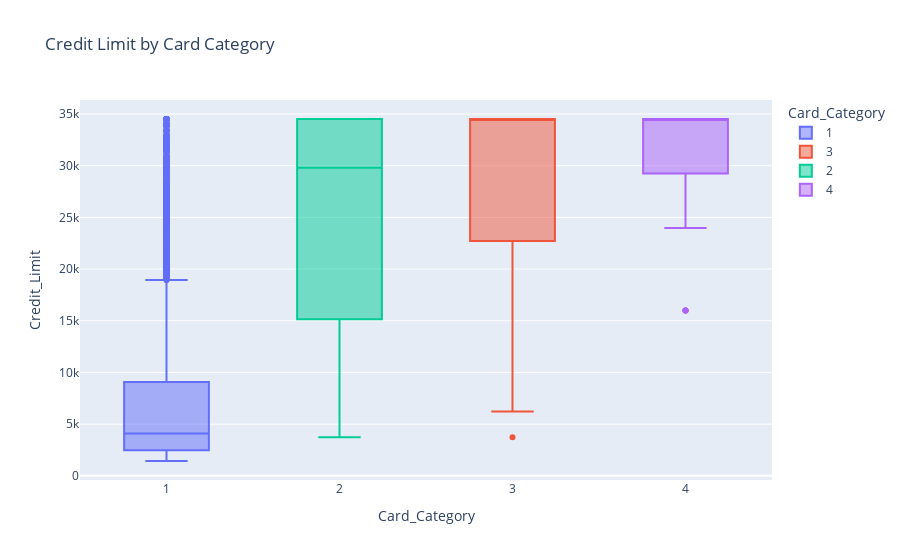

The notebook cell this image was saved under:
### Markdown cell above
### Finding relationship between Credit Limit and Card Category

### Code cell
import plotly.express as px

fig = px.box(data, x='Card_Category', y='Credit_Limit', color='Card_Category',
             title='Credit Limit by Card Category')
fig.show()

### Figure 1 — Plotly figure (JSON) as saved in the notebook; plotly's stock layout.template omitted (floating-point values rounded to 4 significant figures; data arrays with more than 128 entries replaced by an {"elided": "..."} marker saying what was removed)
{"data": [{"alignmentgroup": "True", "hovertemplate": "Card_Category=%{x}<br>Credit_Limit=%{y}<extra></extra>", "legendgroup": "1", "marker": {"color": "#636efa"}, "name": "1", "notched": false, "offsetgroup": "1", "orientation": "v", "showlegend": true, "type": "box", "x": {"elided": "9436 int values"}, "x0": " ", "xaxis": "x", "y": {"elided": "9436 float values"}, "y0": " ", "yaxis": "y"}, {"alignmentgroup": "True", "hovertemplate": "Card_Category=%{x}<br>Credit_Limit=%{y}<extra></extra>", "legendgroup": "3", "marker": {"color": "#EF553B"}, "name": "3", "notched": false, "offsetgroup": "3", "orientation": "v", "showlegend": true, "type": "box", "x": [3, 3, 3, 3, 3, 3, 3, 3, 3, 3, 3, 3, 3, 3, 3, 3, 3, 3, 3, 3, 3, 3, 3, 3, 3, 3, 3, 3, 3, 3, 3, 3, 3, 3, 3, 3, 3, 3, 3, 3, 3, 3, 3, 3, 3, 3, 3, 3, 3, 3, 3, 3, 3, 3, 3, 3, 3, 3, 3, 3, 3, 3, 3, 3, 3, 3, 3, 3, 3, 3, 3, 3, 3, 3, 3, 3, 3, 3, 3, 3, 3, 3, 3, 3, 3, 3, 3, 3, 3, 3, 3, 3, 3, 3, 3, 3, 3, 3, 3, 3, 3, 3, 3, 3, 3, 3, 3, 3, 3, 3, 3, 3, 3, 3, 3, 3], "x0": " ", "xaxis": "x", "y": [34520.0, 15430.0, 34520.0, 15530.0, 34520.0, 23980.0, 34520.0, 15990.0, 15990.0, 34520.0, 34520.0, 34520.0, 34520.0, 34520.0, 34520.0, 34520.0, 34520.0, 34520.0, 34520.0, 15990.0, 34520.0, 15700.0, 34520.0, 34520.0, 34520.0, 34520.0, 34520.0, 34520.0, 15990.0, 34520.0, 34520.0, 34520.0, 34520.0, 34520.0, 34520.0, 23980.0, 15570.0, 34520.0, 15990.0, 15110.0, 34520.0, 34520.0, 6224.0, 15990.0, 34520.0, 34520.0, 34520.0, 15990.0, 34520.0, 34520.0, 34520.0, 34520.0, 34520.0, 23980.0, 34520.0, 34520.0, 15990.0, 34520.0, 34520.0, 15020.0, 34520.0, 34520.0, 15990.0, 34520.0, 34520.0, 34520.0, 34520.0, 15360.0, 23980.0, 15990.0, 34520.0, 34520.0, 34520.0, 34520.0, 23980.0, 34520.0, 34520.0, 15490.0, 22720.0, 23980.0, 34520.0, 23980.0, 34520.0, 23980.0, 34520.0, 34520.0, 34520.0, 34520.0, 3735.0, 34520.0, 23050.0, 34520.0, 34520.0, 34520.0, 23980.0, 34520.0, 23980.0, 34520.0, 15990.0, 34520.0, 34520.0, 15990.0, 34520.0, 34520.0, 15260.0, 22720.0, 7469.0, 34520.0, 15990.0, 15160.0, 34520.0, 23980.0, 34520.0, 15990.0, 14940.0, 34520.0], "y0": " ", "yaxis": "y"}, {"alignmentgroup": "True", "hovertemplate": "Card_Category=%{x}<br>Credit_Limit=%{y}<extra></extra>", "legendgroup": "2", "marker": {"color": "#00cc96"}, "name": "2", "notched": false, "offsetgroup": "2", "orientation": "v", "showlegend": true, "type": "box", "x": {"elided": "555 int values"}, "x0": " ", "xaxis": "x", "y": {"elided": "555 float values"}, "y0": " ", "yaxis": "y"}, {"alignmentgroup": "True", "hovertemplate": "Card_Category=%{x}<br>Credit_Limit=%{y}<extra></extra>", "legendgroup": "4", "marker": {"color": "#ab63fa"}, "name": "4", "notched": false, "offsetgroup": "4", "orientation": "v", "showlegend": true, "type": "box", "x": [4, 4, 4, 4, 4, 4, 4, 4, 4, 4, 4, 4, 4, 4, 4, 4, 4, 4, 4, 4], "x0": " ", "xaxis": "x", "y": [34520.0, 34520.0, 15990.0, 34520.0, 23980.0, 34520.0, 34520.0, 34520.0, 15990.0, 34520.0, 34520.0, 34520.0, 15990.0, 34520.0, 34520.0, 34520.0, 15990.0, 34520.0, 34520.0, 34520.0], "y0": " ", "yaxis": "y"}], "layout": {"boxmode": "overlay", "legend": {"title": {"text": "Card_Category"}, "tracegroupgap": 0}, "title": {"text": "Credit Limit by Card Category"}, "xaxis": {"anchor": "y", "categoryarray": [1, 3, 2, 4], "categoryorder": "array", "domain": [0, 1], "title": {"text": "Card_Category"}}, "yaxis": {"anchor": "x", "domain": [0, 1], "title": {"text": "Credit_Limit"}}}}
